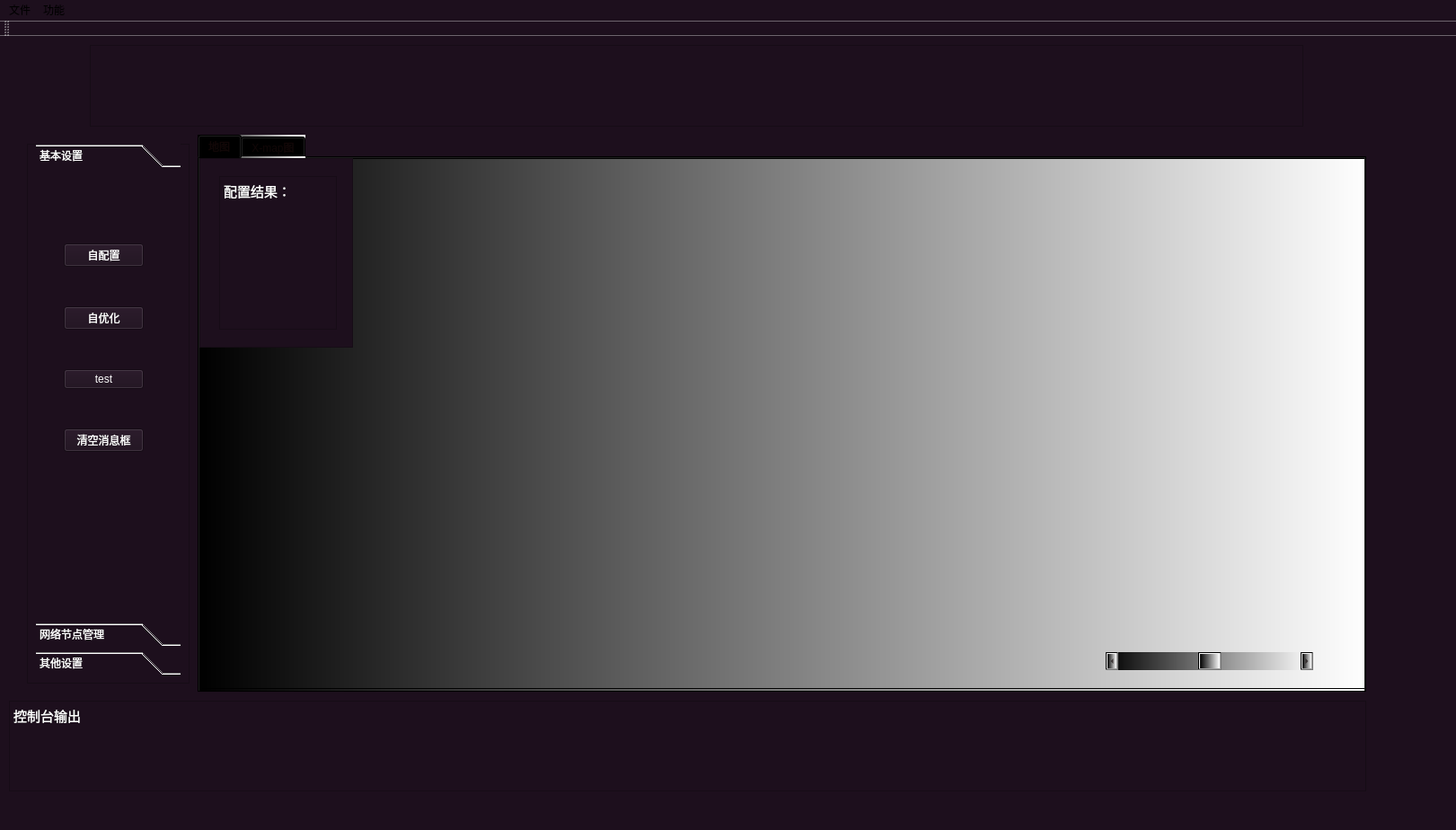
<?xml version="1.0" encoding="UTF-8"?>
<ui version="4.0">
 <class>MainWindow</class>
 <widget class="QMainWindow" name="MainWindow">
  <property name="geometry">
   <rect>
    <x>0</x>
    <y>0</y>
    <width>1621</width>
    <height>924</height>
   </rect>
  </property>
  <property name="windowTitle">
   <string>MainWindow</string>
  </property>
  <property name="styleSheet">
   <string notr="true">background-color: rgb(29, 15, 29);</string>
  </property>
  <widget class="QWidget" name="centralWidget">
   <widget class="QFrame" name="frame">
    <property name="geometry">
     <rect>
      <x>100</x>
      <y>10</y>
      <width>1351</width>
      <height>91</height>
     </rect>
    </property>
    <property name="styleSheet">
     <string notr="true">background-image: url(:/new/prefix1/background.jpg);</string>
    </property>
    <property name="frameShape">
     <enum>QFrame::StyledPanel</enum>
    </property>
    <property name="frameShadow">
     <enum>QFrame::Raised</enum>
    </property>
   </widget>
   <widget class="QTabWidget" name="tabWidget">
    <property name="geometry">
     <rect>
      <x>220</x>
      <y>110</y>
      <width>1301</width>
      <height>621</height>
     </rect>
    </property>
    <property name="baseSize">
     <size>
      <width>0</width>
      <height>0</height>
     </size>
    </property>
    <property name="toolTip">
     <string>&lt;html&gt;&lt;head/&gt;&lt;body&gt;&lt;p&gt;&lt;span style=&quot; font-size:14pt; font-weight:600;&quot;&gt;地图&lt;/span&gt;&lt;/p&gt;&lt;/body&gt;&lt;/html&gt;</string>
    </property>
    <property name="styleSheet">
     <string notr="true">background-color: qlineargradient(spread:pad, x1:0, y1:0, x2:1, y2:0, stop:0 rgba(0, 0, 0, 255), stop:1 rgba(255, 255, 255, 255));
gridline-color: rgb(236, 27, 27);
color: rgb(17, 7, 7);
selection-background-color: rgb(20, 20, 20);</string>
    </property>
    <property name="currentIndex">
     <number>0</number>
    </property>
    <widget class="QWidget" name="tab">
     <property name="maximumSize">
      <size>
       <width>16777215</width>
       <height>16777215</height>
      </size>
     </property>
     <property name="contextMenuPolicy">
      <enum>Qt::DefaultContextMenu</enum>
     </property>
     <attribute name="title">
      <string>地图</string>
     </attribute>
     <widget class="QFrame" name="frame_4">
      <property name="geometry">
       <rect>
        <x>0</x>
        <y>0</y>
        <width>171</width>
        <height>211</height>
       </rect>
      </property>
      <property name="styleSheet">
       <string notr="true">background-color: rgb(29, 15, 29);
color: rgb(255, 255, 255);</string>
      </property>
      <property name="frameShape">
       <enum>QFrame::StyledPanel</enum>
      </property>
      <property name="frameShadow">
       <enum>QFrame::Raised</enum>
      </property>
      <widget class="QTextEdit" name="textEdit_2">
       <property name="geometry">
        <rect>
         <x>22</x>
         <y>20</y>
         <width>131</width>
         <height>171</height>
        </rect>
       </property>
       <property name="html">
        <string>&lt;!DOCTYPE HTML PUBLIC &quot;-//W3C//DTD HTML 4.0//EN&quot; &quot;http://www.w3.org/TR/REC-html40/strict.dtd&quot;&gt;
&lt;html&gt;&lt;head&gt;&lt;meta name=&quot;qrichtext&quot; content=&quot;1&quot; /&gt;&lt;style type=&quot;text/css&quot;&gt;
p, li { white-space: pre-wrap; }
&lt;/style&gt;&lt;/head&gt;&lt;body style=&quot; font-family:'Ubuntu'; font-size:11pt; font-weight:400; font-style:normal;&quot;&gt;
&lt;p style=&quot; margin-top:0px; margin-bottom:0px; margin-left:0px; margin-right:0px; -qt-block-indent:0; text-indent:0px;&quot;&gt;配置结果：&lt;/p&gt;&lt;/body&gt;&lt;/html&gt;</string>
       </property>
      </widget>
     </widget>
     <widget class="QGraphicsView" name="graphicsView">
      <property name="geometry">
       <rect>
        <x>0</x>
        <y>0</y>
        <width>1301</width>
        <height>591</height>
       </rect>
      </property>
      <property name="toolTip">
       <string>&lt;html&gt;&lt;head/&gt;&lt;body&gt;&lt;p&gt;&lt;span style=&quot; color:#cc2626;&quot;&gt;tt&lt;/span&gt;&lt;/p&gt;&lt;/body&gt;&lt;/html&gt;</string>
      </property>
     </widget>
     <widget class="QScrollBar" name="horizontalScrollBar">
      <property name="geometry">
       <rect>
        <x>1009</x>
        <y>550</y>
        <width>231</width>
        <height>20</height>
       </rect>
      </property>
      <property name="maximum">
       <number>200</number>
      </property>
      <property name="singleStep">
       <number>0</number>
      </property>
      <property name="value">
       <number>100</number>
      </property>
      <property name="orientation">
       <enum>Qt::Horizontal</enum>
      </property>
     </widget>
     <zorder>graphicsView</zorder>
     <zorder>frame_4</zorder>
     <zorder>horizontalScrollBar</zorder>
    </widget>
    <widget class="QWidget" name="tab_4">
     <attribute name="title">
      <string>X-map图</string>
     </attribute>
     <widget class="QFrame" name="frame_2">
      <property name="geometry">
       <rect>
        <x>0</x>
        <y>0</y>
        <width>171</width>
        <height>211</height>
       </rect>
      </property>
      <property name="styleSheet">
       <string notr="true">background-color: rgb(128, 128, 128);</string>
      </property>
      <property name="frameShape">
       <enum>QFrame::StyledPanel</enum>
      </property>
      <property name="frameShadow">
       <enum>QFrame::Raised</enum>
      </property>
      <widget class="QLabel" name="label">
       <property name="geometry">
        <rect>
         <x>0</x>
         <y>20</y>
         <width>91</width>
         <height>17</height>
        </rect>
       </property>
       <property name="text">
        <string>覆盖情况：</string>
       </property>
      </widget>
      <widget class="QLabel" name="label_2">
       <property name="geometry">
        <rect>
         <x>0</x>
         <y>170</y>
         <width>67</width>
         <height>17</height>
        </rect>
       </property>
       <property name="text">
        <string>能效比：</string>
       </property>
      </widget>
     </widget>
    </widget>
   </widget>
   <widget class="QTextEdit" name="textEdit">
    <property name="geometry">
     <rect>
      <x>10</x>
      <y>740</y>
      <width>1511</width>
      <height>101</height>
     </rect>
    </property>
    <property name="styleSheet">
     <string notr="true">background-color: rgb(29, 15, 29);
color: rgb(255, 255, 255);</string>
    </property>
    <property name="html">
     <string>&lt;!DOCTYPE HTML PUBLIC &quot;-//W3C//DTD HTML 4.0//EN&quot; &quot;http://www.w3.org/TR/REC-html40/strict.dtd&quot;&gt;
&lt;html&gt;&lt;head&gt;&lt;meta name=&quot;qrichtext&quot; content=&quot;1&quot; /&gt;&lt;style type=&quot;text/css&quot;&gt;
p, li { white-space: pre-wrap; }
&lt;/style&gt;&lt;/head&gt;&lt;body style=&quot; font-family:'Ubuntu'; font-size:11pt; font-weight:400; font-style:normal;&quot;&gt;
&lt;p style=&quot; margin-top:0px; margin-bottom:0px; margin-left:0px; margin-right:0px; -qt-block-indent:0; text-indent:0px;&quot;&gt;控制台输出&lt;/p&gt;&lt;/body&gt;&lt;/html&gt;</string>
    </property>
   </widget>
   <widget class="QFrame" name="frame_3">
    <property name="geometry">
     <rect>
      <x>30</x>
      <y>120</y>
      <width>181</width>
      <height>601</height>
     </rect>
    </property>
    <property name="baseSize">
     <size>
      <width>0</width>
      <height>0</height>
     </size>
    </property>
    <property name="frameShape">
     <enum>QFrame::StyledPanel</enum>
    </property>
    <property name="frameShadow">
     <enum>QFrame::Raised</enum>
    </property>
    <widget class="QToolBox" name="toolBox">
     <property name="geometry">
      <rect>
       <x>10</x>
       <y>0</y>
       <width>161</width>
       <height>591</height>
      </rect>
     </property>
     <property name="styleSheet">
      <string notr="true">color: rgb(255, 255, 255);
border-color: rgb(255, 255, 255);</string>
     </property>
     <property name="currentIndex">
      <number>0</number>
     </property>
     <widget class="QWidget" name="page">
      <property name="geometry">
       <rect>
        <x>0</x>
        <y>0</y>
        <width>161</width>
        <height>489</height>
       </rect>
      </property>
      <attribute name="label">
       <string>基本设置</string>
      </attribute>
      <widget class="QWidget" name="layoutWidget">
       <property name="geometry">
        <rect>
         <x>20</x>
         <y>30</y>
         <width>111</width>
         <height>331</height>
        </rect>
       </property>
       <layout class="QVBoxLayout" name="verticalLayout">
        <item>
         <widget class="QPushButton" name="pushButton">
          <property name="styleSheet">
           <string notr="true">
font: 16pt &quot;Ubuntu&quot;;
</string>
          </property>
          <property name="text">
           <string>自配置</string>
          </property>
         </widget>
        </item>
        <item>
         <widget class="QPushButton" name="pushButton_2">
          <property name="styleSheet">
           <string notr="true">
font: 16pt &quot;Ubuntu&quot;;
</string>
          </property>
          <property name="text">
           <string>自优化</string>
          </property>
         </widget>
        </item>
        <item>
         <widget class="QPushButton" name="pushButton_3">
          <property name="text">
           <string>test</string>
          </property>
         </widget>
        </item>
        <item>
         <widget class="QPushButton" name="pushButton_6">
          <property name="text">
           <string>清空消息框</string>
          </property>
         </widget>
        </item>
       </layout>
       <zorder>pushButton</zorder>
       <zorder>pushButton_3</zorder>
       <zorder>pushButton_6</zorder>
       <zorder>pushButton_2</zorder>
      </widget>
     </widget>
     <widget class="QWidget" name="page_2">
      <property name="geometry">
       <rect>
        <x>0</x>
        <y>0</y>
        <width>161</width>
        <height>489</height>
       </rect>
      </property>
      <attribute name="label">
       <string>网络节点管理</string>
      </attribute>
      <widget class="QPushButton" name="pushButton_4">
       <property name="geometry">
        <rect>
         <x>30</x>
         <y>50</y>
         <width>89</width>
         <height>25</height>
        </rect>
       </property>
       <property name="text">
        <string>增量</string>
       </property>
      </widget>
      <widget class="QPushButton" name="pushButton_5">
       <property name="geometry">
        <rect>
         <x>30</x>
         <y>110</y>
         <width>89</width>
         <height>25</height>
        </rect>
       </property>
       <property name="text">
        <string>reset</string>
       </property>
      </widget>
     </widget>
     <widget class="QWidget" name="page_3">
      <property name="geometry">
       <rect>
        <x>0</x>
        <y>0</y>
        <width>161</width>
        <height>489</height>
       </rect>
      </property>
      <attribute name="label">
       <string>其他设置</string>
      </attribute>
     </widget>
    </widget>
   </widget>
  </widget>
  <widget class="QMenuBar" name="menuBar">
   <property name="geometry">
    <rect>
     <x>0</x>
     <y>0</y>
     <width>1621</width>
     <height>25</height>
    </rect>
   </property>
   <widget class="QMenu" name="menu">
    <property name="title">
     <string>功能</string>
    </property>
    <widget class="QMenu" name="menu_3">
     <property name="title">
      <string>自配置</string>
     </property>
     <addaction name="separator"/>
     <addaction name="action_8"/>
     <addaction name="action_9"/>
    </widget>
    <addaction name="menu_3"/>
    <addaction name="action_2"/>
    <addaction name="action_3"/>
    <addaction name="action_4"/>
   </widget>
   <widget class="QMenu" name="menu_2">
    <property name="title">
     <string>文件</string>
    </property>
    <addaction name="action_5"/>
    <addaction name="action_6"/>
   </widget>
   <addaction name="menu_2"/>
   <addaction name="menu"/>
  </widget>
  <widget class="QToolBar" name="mainToolBar">
   <attribute name="toolBarArea">
    <enum>TopToolBarArea</enum>
   </attribute>
   <attribute name="toolBarBreak">
    <bool>false</bool>
   </attribute>
  </widget>
  <widget class="QStatusBar" name="statusBar"/>
  <action name="action_2">
   <property name="text">
    <string>自优化</string>
   </property>
  </action>
  <action name="action_3">
   <property name="text">
    <string>负载均衡</string>
   </property>
  </action>
  <action name="action_4">
   <property name="text">
    <string>睡眠模式</string>
   </property>
  </action>
  <action name="action_5">
   <property name="text">
    <string>载入</string>
   </property>
  </action>
  <action name="action_6">
   <property name="text">
    <string>保存</string>
   </property>
  </action>
  <action name="action_8">
   <property name="text">
    <string>频率自配置</string>
   </property>
  </action>
  <action name="action_9">
   <property name="text">
    <string>功率自配置</string>
   </property>
  </action>
 </widget>
 <layoutdefault spacing="6" margin="11"/>
 <tabstops>
  <tabstop>pushButton</tabstop>
  <tabstop>tabWidget</tabstop>
  <tabstop>pushButton_2</tabstop>
  <tabstop>textEdit</tabstop>
 </tabstops>
 <resources/>
 <connections/>
</ui>
